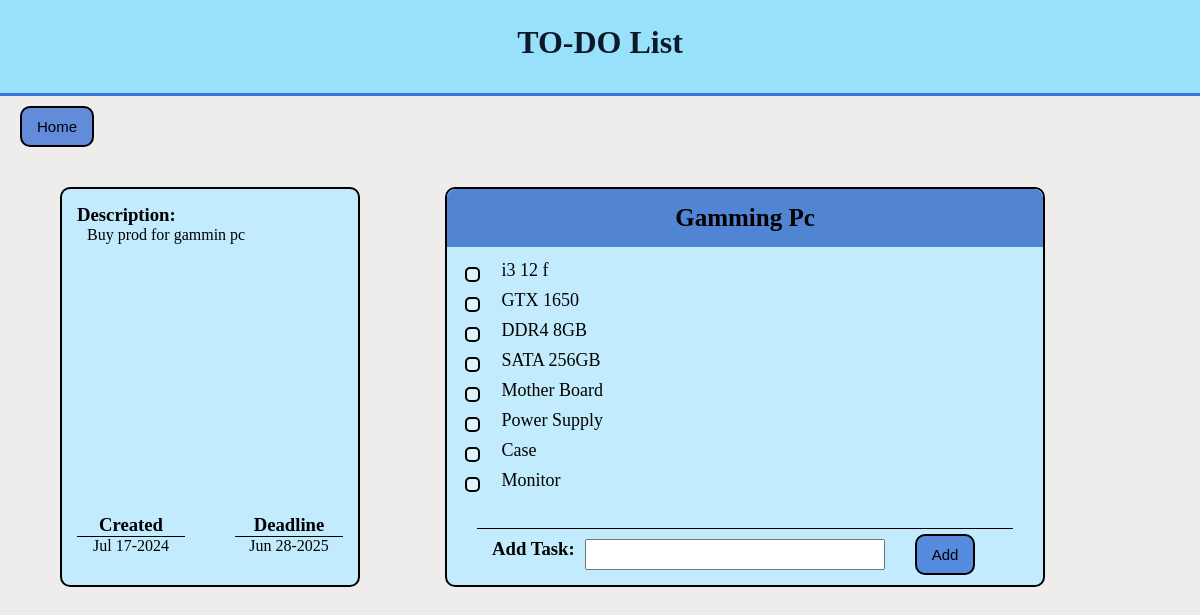
The page /topic/13 on the database its author committed.
### base/models.py (models this page shows, shortened)
class Topic(models.Model):
    user = models.ForeignKey(User, on_delete=models.CASCADE)
    title = models.CharField(max_length=100, blank=False, null=False)
    description = models.TextField(null=True, blank=True)
    created = models.DateTimeField(auto_now_add=True)
    deadline = models.DateField(null=True, blank=True)
    completed = models.BooleanField(default=False)
    class Meta:
        ordering = ['created']

class Task(models.Model):
    user = models.ForeignKey(User, on_delete=models.CASCADE)
    title = models.CharField(max_length=100)
    topic = models.ForeignKey(Topic,on_delete=models.CASCADE)
    created = models.DateTimeField(auto_now_add=True)
    completed = models.BooleanField(default=False)
    class Meta:
        ordering = ['completed']

### base/views.py (the view, shortened to what this page needs)
# urls.py: path('topic/<str:topicId>', views.taskListPage, name = 'topic'),
def taskListPage(request, topicId):
    topic = Topic.objects.get(id = topicId)
    tasks = Task.objects.filter(topic = topic)
    context = {'topic':topic,'tasks':tasks}
    return render(request, 'base/topic-page.html', context)

### base/templates/base/topic-page.html (shortened to what this page needs)
{% extends 'main.html' %}
{% load static %}
{% block content %}
<div class="topic-page">
    <div class="home-btn-div">
        <button class="home-btn btn" onclick="window.location.href=`{% url 'home' %}`">
            Home
        </button>
    </div>
    <div class="task-box">
        <div class="topic-desc-box">
            <div class="desc-div">
                <h3 class="desc-heading" >Description:</h3>
                <p>{{topic.description}}</p>
            </div>
            <div class="date-div">
                <div class="created-div" >
                    <h3 class="heading" style="border-bottom: 1px solid black;">Created</h3>
                    {{topic.created|date:"M d-Y"}}
                </div>
                <div class="deadline-div">
                    <h3 class="heading" style="border-bottom: 1px solid black;">Deadline</h3>
                    {{topic.deadline|date:"M d-Y"}}
                </div>
            </div>
        </div>
        <div class="task-list-box">
            <div class="task-heading">
                {{topic.title}}
            </div>
            <div class="task-list">
            {% for task in tasks %}
                <div class="task-list-item" onmouseenter="hoverShow(this)" onmouseleave="resetShow(this)">
                    <div style="display: flex;">
                        <div class="tickbox-div">
                            <div class="tickbox {% if task.completed %}ticked{% endif %}" onclick="redirect('/task-completed/{{task.id}}')"></div>
                        </div>
                        <div class="task {% if task.completed %}strike{% endif %}">&#160{{task.title}}&#160</div>
                    </div>
                </div>
            {% endfor %}
            </div>
            <div class="new-task">
                <form class="new-task-form" method="POST">
                    <h3>Add Task:</h3>
                    <input name="title" type="text" class="input_field">
                    <input type="submit" class="home-btn btn" value="Add">
                </form>
            </div>
        </div>
    </div>
</div>
{% endblock %}

### static/styles/style.css (style rules this page uses)
* { margin: 0; padding: 0; box-sizing: border-box; }
body { background-color: #EEEDEB; }
p { padding-left: 10px; }
.input_field { display: flex; justify-content: center; margin: 10px; padding: 5px; }
.home-btn-div { margin: 10px 0px 20px 0px; }
.home-btn { margin-left: 20px; border-radius: 10px; padding: 10px; padding-left: 15px; padding-right: 15px; border: 2px solid black; background-color: #346cd4c0; font-size: 15px; cursor: pointer; }
.task-box { margin: 25px 50px; padding: 10px 5px; display: flex; flex-wrap: wrap; justify-content: left; gap: 80px; }
.topic-desc-box { padding: 10px; border: 2px solid black; border-radius: 10px; margin: 10px; padding: 15px; width: 300px; height: 400px; gap: 10px; display: flex; flex-direction: column; margin: 5px; background-color: #c2ecfd; }
.desc-div { height: 300px; }
.date-div { display: grid; grid-template-columns: 1fr 1fr; gap: 50px; text-align: center; }
.task-list-box { margin-top: 5px; width: 600px; height: 400px; border: 2px solid #000000; border-radius: 10px; background-color: #c2ecfd; display: flex; flex-direction: column; }
.task-heading { margin: 0 0 10px 0; padding: 15px; width: 100%; font-weight: bold; font-size: 25px; white-space: nowrap; overflow: hidden; border-top-left-radius: 9px; border-top-right-radius: 9px; background-color: #2159c2b1; color: #000000; text-align: center; overflow-x: scroll; }
.task-list { margin-left: 10px; margin-right: 10px; overflow: hidden; overflow-y: scroll; max-height: 240px; }
.task-list-item { display: flex; justify-content: space-between; cursor: pointer; background-color: transparent; border-radius: 10px; }
.tickbox-div { border-radius: 10px; width: 30px; height: 30px; display: flex; justify-content: center; }
.tickbox { background-color: #def3fa; margin-top: 10px; border: 2px solid; border-radius: 5px; width: 15px; height: 15px; }
.task { margin: 3px 10px 5px 10px; white-space: nowrap; overflow: hidden; text-overflow: ellipsis; font-size: large; }
.new-task { display: flex; margin: 5px 30px 5px 30px; margin-top: auto; border-top: 1px solid black; }
.new-task-form > h3 { margin-top: 9px; margin-left: 15px; }
.new-task-form > .input_field { width: 300px; }
.new-task-form > .home-btn { margin: 5px 20px 5px 20px; cursor: pointer; }
.new-task-form { display: flex; }

### rows shown on the page
Topic: description "Buy prod for gammin pc", created "Jul 17-2024", deadline "Jun 28-2025", title "Gamming Pc"
Task: completed False (drawn), title "i3 12 f"
Task: completed False (drawn), title "GTX 1650"
Task: completed False (drawn), title "DDR4 8GB"
Task: completed False (drawn), title "SATA 256GB"
Task: completed False (drawn), title "Mother Board"
Task: completed False (drawn), title "Power Supply"
Task: completed False (drawn), title "Case"
Task: completed False (drawn), title "Monitor"
